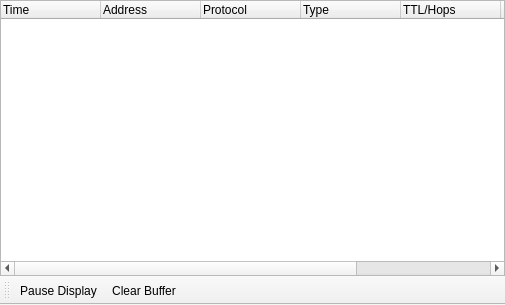
<?xml version="1.0" encoding="UTF-8"?>
<ui version="4.0">
 <class>CWidgetPacketDump</class>
 <widget class="QMainWindow" name="WidgetPacketDump">
  <property name="geometry">
   <rect>
    <x>0</x>
    <y>0</y>
    <width>505</width>
    <height>305</height>
   </rect>
  </property>
  <property name="windowTitle">
   <string>MainWindow</string>
  </property>
  <widget class="QWidget" name="centralwidget">
   <layout class="QVBoxLayout" name="verticalLayout">
    <property name="spacing">
     <number>0</number>
    </property>
    <property name="margin">
     <number>0</number>
    </property>
    <item>
     <widget class="QTreeWidget" name="treeWidgetPacketDump">
      <property name="showDropIndicator" stdset="0">
       <bool>false</bool>
      </property>
      <property name="alternatingRowColors">
       <bool>true</bool>
      </property>
      <property name="rootIsDecorated">
       <bool>false</bool>
      </property>
      <property name="itemsExpandable">
       <bool>false</bool>
      </property>
      <property name="wordWrap">
       <bool>true</bool>
      </property>
      <column>
       <property name="text">
        <string>Time</string>
       </property>
      </column>
      <column>
       <property name="text">
        <string>Address</string>
       </property>
      </column>
      <column>
       <property name="text">
        <string>Protocol</string>
       </property>
      </column>
      <column>
       <property name="text">
        <string>Type</string>
       </property>
      </column>
      <column>
       <property name="text">
        <string>TTL/Hops</string>
       </property>
      </column>
      <column>
       <property name="text">
        <string>HEX</string>
       </property>
      </column>
      <column>
       <property name="text">
        <string>ASCII</string>
       </property>
      </column>
     </widget>
    </item>
   </layout>
  </widget>
  <widget class="QToolBar" name="toolBar">
   <property name="contextMenuPolicy">
    <enum>Qt::PreventContextMenu</enum>
   </property>
   <property name="windowTitle">
    <string>toolBar</string>
   </property>
   <property name="iconSize">
    <size>
     <width>16</width>
     <height>16</height>
    </size>
   </property>
   <property name="toolButtonStyle">
    <enum>Qt::ToolButtonTextBesideIcon</enum>
   </property>
   <property name="floatable">
    <bool>false</bool>
   </property>
   <attribute name="toolBarArea">
    <enum>BottomToolBarArea</enum>
   </attribute>
   <attribute name="toolBarBreak">
    <bool>false</bool>
   </attribute>
   <addaction name="actionPacketDumpPauseDisplay"/>
   <addaction name="actionPacketDumpClearBuffer"/>
  </widget>
  <action name="actionPacketDumpPauseDisplay">
   <property name="icon">
    <iconset resource="Resource.qrc">
     <normaloff>:/Resource/Media/PauseMedia.png</normaloff>:/Resource/Media/PauseMedia.png</iconset>
   </property>
   <property name="text">
    <string>Pause Display</string>
   </property>
   <property name="toolTip">
    <string>Pause Display</string>
   </property>
  </action>
  <action name="actionPacketDumpClearBuffer">
   <property name="icon">
    <iconset resource="Resource.qrc">
     <normaloff>:/Resource/Generic/Clear.png</normaloff>:/Resource/Generic/Clear.png</iconset>
   </property>
   <property name="text">
    <string>Clear Buffer</string>
   </property>
   <property name="toolTip">
    <string>Clear Buffer</string>
   </property>
  </action>
 </widget>
 <resources>
  <include location="Resource.qrc"/>
 </resources>
 <connections/>
</ui>
